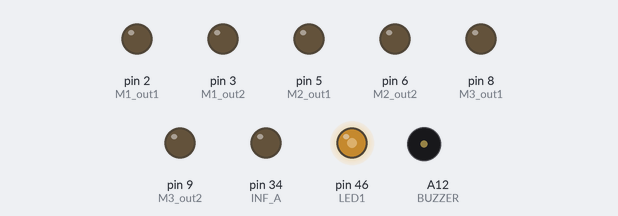
Simulated run of this sketch. Board: Arduino Mega 2560, built with avr-gcc and run on an emulated ATmega2560. Shown: output pins drawn as LEDs (lit = HIGH), buzzer (waves = sounding, pin HIGH).

Above: at 0.1 s.
Timing chart, 0 to 1.6 s (numbered marks = the images above):
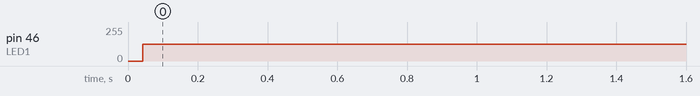

Measured:
- by itself, pin 46 (LED1): 0/255 → 127/255 at 0.04 s

The sketch:

Buzzer.ino
```cpp
const int M1_out1 = 2;
const int M1_out2 = 3;
const int M2_out1 = 5;
const int M2_out2 = 6;
const int M3_out1 = 8;
const int M3_out2 = 9;
const int U1_echo = 23;
const int U1_trig = 22;
const int U2_trig = 35;
const int U2_echo = 47;
const int U3_trig = A14;
const int U3_echo = A15;
const int U3_vcc = A13;
const int INF_A = 34;
const int LED1 = 46;
const int BUZZER = A12;

int period = 1000; //us
float PWM_HIGH = 0.5;
void setup() {
  // put your setup code here, to run once:
  pinMode(BUZZER, OUTPUT);
  pinMode(M1_out1, OUTPUT);
  pinMode(M1_out2, OUTPUT);
  pinMode(M2_out1, OUTPUT);
  pinMode(M2_out2, OUTPUT);
  pinMode(M3_out1, OUTPUT);
  pinMode(M3_out2, OUTPUT);
  pinMode(LED1, OUTPUT);
  pinMode(INF_A, OUTPUT);


 digitalWrite(M1_out1, LOW);
 digitalWrite(M1_out2, LOW);
 digitalWrite(M2_out1, LOW);
 digitalWrite(M2_out2, LOW);
 digitalWrite(M3_out1, LOW);
 digitalWrite(M3_out2, LOW);

}

void loop() {
  // put your main code here, to run repeatedly:

 digitalWrite(LED1, HIGH);
 delayMicroseconds(period*PWM_HIGH);
 digitalWrite(LED1, LOW);
 delayMicroseconds(period*(1-PWM_HIGH));


}
```
